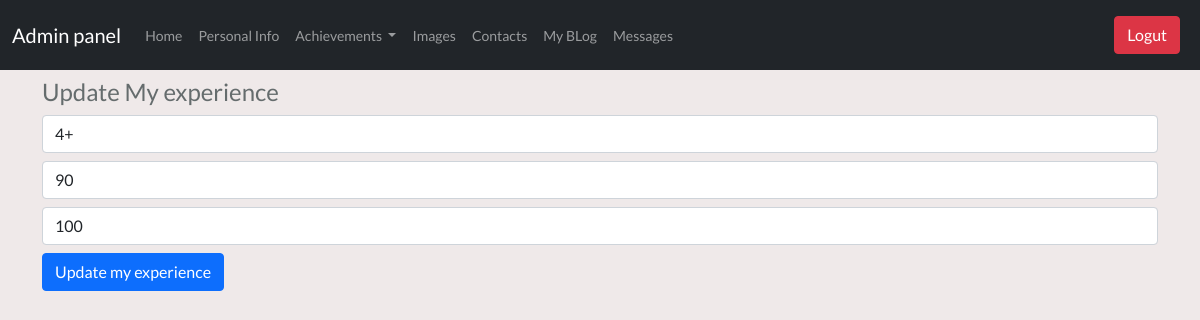
Screenshot of /updatemyexp/1 with the database file from the repository.
### tables this page shows
CREATE TABLE myexperience (
	id INTEGER NOT NULL, 
	experience_year VARCHAR(50), 
	doneproject VARCHAR(50), 
	happycustomers VARCHAR(50), 
	PRIMARY KEY (id)
);

### controllers/admin/myexperience.py (the view, shortened to what this page needs)
@app.route('/updatemyexp/<int:id>', methods=["GET", "POST"])
def update_myexp(id):
    from run import db
    from models import Myexperience
    updatemyexp=Myexperience.query.get_or_404(id)
    return render_template ("/admin/updatemyexp.html", updatemyexp=updatemyexp)

### controllers/admin/main.py (called while the page is built)
@app.before_request
def before_request():
    g.user = current_user

### templates/admin/updatemyexp.html
{% extends 'admin/dashboard.html' %} {% block content %}
<div class="container">
  <h4 class="my-2">Update My experience</h4>
  <form action="/updatemyexp/{{updatemyexp.id}}" method="POST">
    <input
      type="text"
      class="form-control my-2"
      name="experience_year"
      placeholder="Experience year"
      value="{{updatemyexp.experience_year}}"
    />
    <input
      type="text"
      class="form-control my-2"
      name="doneproject"
      placeholder="Done project"
      value="{{updatemyexp.doneproject}}"
    />
    <input
      type="text"
      class="form-control my-2"
      name="happycustomers"
      placeholder="Happy customers"
      value="{{updatemyexp.happycustomers}}"
    />
    <input type="submit" class="btn btn-primary" value="Update my experience" />
  </form>
</div>
{% endblock %}

### static/app/css/style.css (style rules this page uses)
body { font-family: Lato, serif, Calibri, Arial; font-size: 14px; background-color: #efe9e9; color: #656c6d; font-weight: 400; margin: 0; padding: 0; box-sizing: border-box; }

### rows the page displays
myexperience: experience_year "4+", doneproject "90", happycustomers "100"
